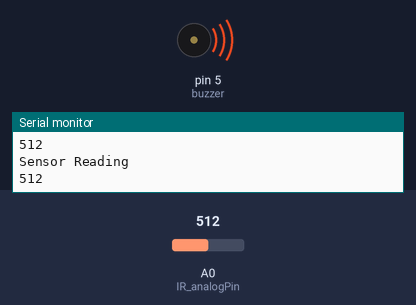
A sketch run on a simulated Arduino Uno, built with avr-gcc and run on an emulated ATmega328P. On the bench: buzzer (waves = sounding), the last lines printed to the serial monitor. The test bench sets the inputs (shaded band); at power-on: A0 (IR_analogPin) = 512.

Above: at 1.2 s.
1.3 s: A0 (IR_analogPin) set to 108
2.9 s: A0 (IR_analogPin) set to 89
At 4.5 s:
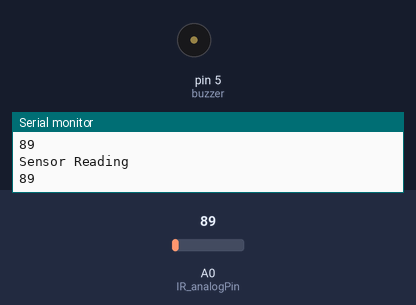
4.8 s: A0 (IR_analogPin) set to 110
At 6.0 s:
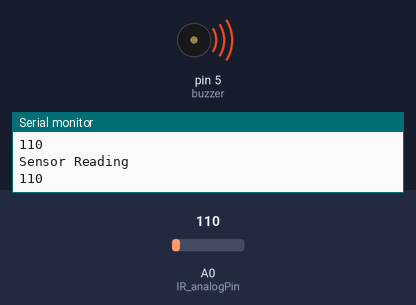
6.3 s: A0 (IR_analogPin) set to 90
At 7.5 s:
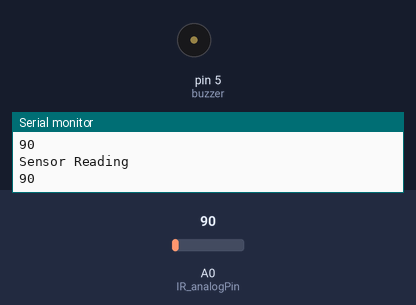
Timing chart, 0 to 9.2 s (numbered marks = the images above; inputs shaded):
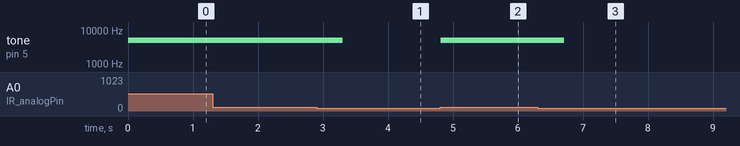

Measured:
- the behaviour switches between 101 and 100 on A0 (IR_analogPin) (found by bisection; images 0 and 1)
- after the input at 2.9 s, tone on pin 5 (buzzer): 5000 Hz → silent after 0.41 s
- after the input at 4.8 s, tone on pin 5 (buzzer): silent → 5000 Hz at once
- after the input at 6.3 s, tone on pin 5 (buzzer): 5000 Hz → silent after 0.41 s

The sketch:

IR_sensor_data_print.ino
```cpp
int IR_analogPin = A0;

int buzzer = 5;
void setup(){
 // pinMode(IR_analogPin, INPUT);
  pinMode(buzzer,OUTPUT);
  Serial.begin(9600);
}

void loop(){

  int sensordata=analogRead (IR_analogPin);

  if( sensordata > 100){

   tone(buzzer,5000,500);

  }

   Serial.print("Sensor Reading\n");

   Serial.println(sensordata);
   delay(200);
}
```
